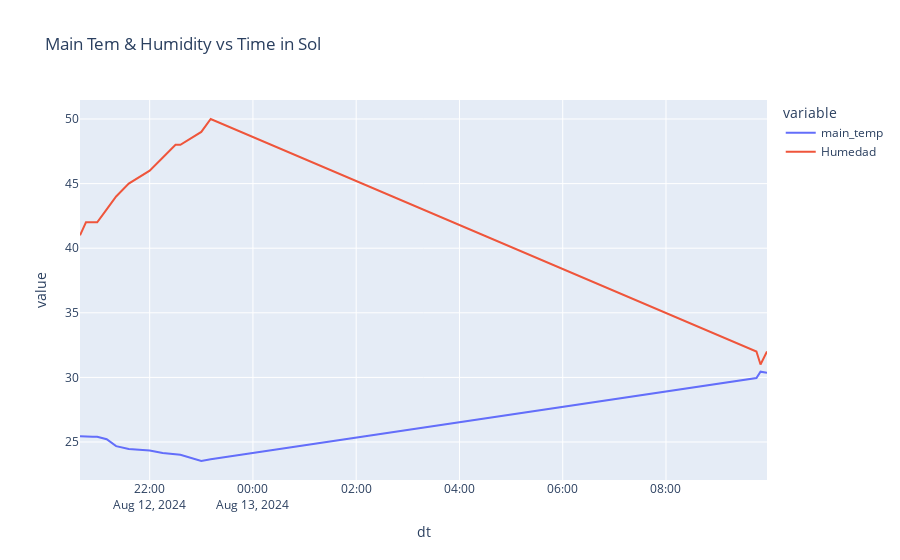

The notebook cell this image was saved under:
### Code cell
import plotly_express as px
fig = px.line(df_etl, x='dt', y=['main_temp', 'Humedad'], title=f"Main Tem & Humidity vs Time in {next(iter(set(df_etl.name)))}")
fig.show()
fig.write_image("/home/jorge_torres/Alex/weather-site/public/humedadvstiempo.png")
